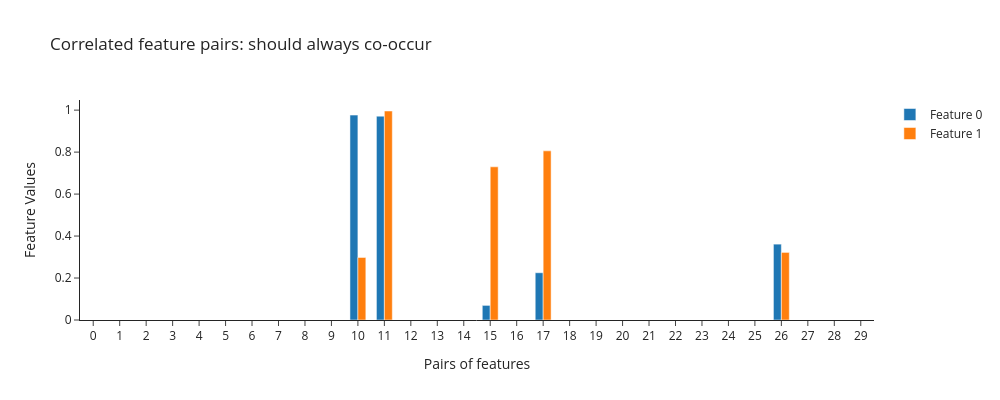
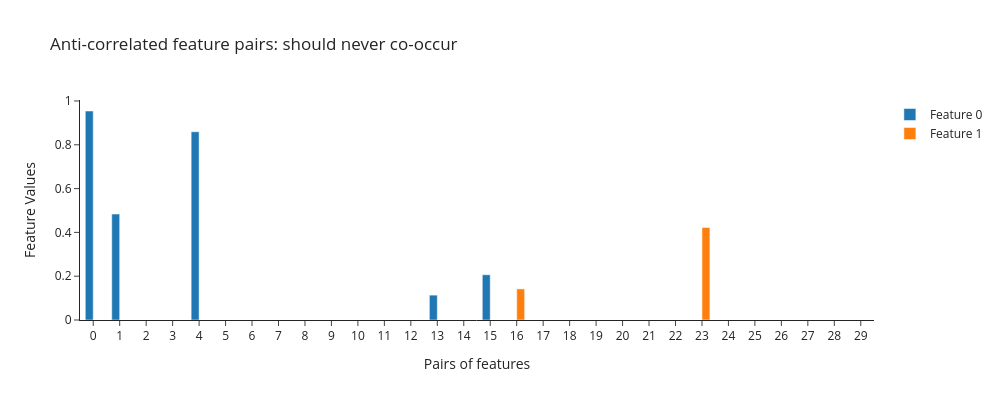

These figures' notebook cell, in order:
### Markdown cell above
We can also visualise these features, in the form of a bar chart. You should see the correlated features always co-occurring, and the anticorrelated features never co-occurring.

### Code cell
# Generate a batch of 4 features: first 2 are correlated, second 2 are anticorrelated
batch = model.generate_batch(batch_size=1)
correlated_feature_batch, anticorrelated_feature_batch = batch.split(2, dim=-1)

# Plot correlated features
utils.plot_correlated_features(
    correlated_feature_batch,
    title="Correlated feature pairs: should always co-occur",
)
utils.plot_correlated_features(
    anticorrelated_feature_batch,
    title="Anti-correlated feature pairs: should never co-occur",
)

### Figure 1 — Plotly figure (JSON) as saved in the notebook; plotly's stock layout.template omitted (floating-point values rounded to 4 significant figures)
{"data": [{"name": "Feature 0", "type": "bar", "y": [0.0, 0.0, 0.0, 0.0, 0.0, 0.0, 0.0, 0.0, 0.0, 0.0, 0.9764, 0.9714, 0.0, 0.0, 0.0, 0.06962, 0.0, 0.2252, 0.0, 0.0, 0.0, 0.0, 0.0, 0.0, 0.0, 0.0, 0.3615, 0.0, 0.0, 0.0]}, {"name": "Feature 1", "type": "bar", "y": [0.0, 0.0, 0.0, 0.0, 0.0, 0.0, 0.0, 0.0, 0.0, 0.0, 0.298, 0.9959, 0.0, 0.0, 0.0, 0.7299, 0.0, 0.806, 0.0, 0.0, 0.0, 0.0, 0.0, 0.0, 0.0, 0.0, 0.3221, 0.0, 0.0, 0.0]}], "layout": {"bargap": 0.4, "bargroupgap": 0.0, "height": 400, "title": {"text": "Correlated feature pairs: should always co-occur"}, "width": 1000, "xaxis": {"tickmode": "array", "tickvals": [0, 1, 2, 3, 4, 5, 6, 7, 8, 9, 10, 11, 12, 13, 14, 15, 16, 17, 18, 19, 20, 21, 22, 23, 24, 25, 26, 27, 28, 29], "title": {"text": "Pairs of features"}}, "yaxis": {"title": {"text": "Feature Values"}}}}

### Figure 2 — Plotly figure (JSON) as saved in the notebook; plotly's stock layout.template omitted (floating-point values rounded to 4 significant figures)
{"data": [{"name": "Feature 0", "type": "bar", "y": [0.9543, 0.4837, 0.0, 0.0, 0.8594, 0.0, 0.0, 0.0, 0.0, 0.0, 0.0, 0.0, 0.0, 0.1136, 0.0, 0.2066, 0.0, 0.0, 0.0, 0.0, 0.0, 0.0, 0.0, 0.0, 0.0, 0.0, 0.0, 0.0, 0.0, 0.0]}, {"name": "Feature 1", "type": "bar", "y": [0.0, 0.0, 0.0, 0.0, 0.0, 0.0, 0.0, 0.0, 0.0, 0.0, 0.0, 0.0, 0.0, 0.0, 0.0, 0.0, 0.1421, 0.0, 0.0, 0.0, 0.0, 0.0, 0.0, 0.4228, 0.0, 0.0, 0.0, 0.0, 0.0, 0.0]}], "layout": {"bargap": 0.4, "bargroupgap": 0.0, "height": 400, "title": {"text": "Anti-correlated feature pairs: should never co-occur"}, "width": 1000, "xaxis": {"tickmode": "array", "tickvals": [0, 1, 2, 3, 4, 5, 6, 7, 8, 9, 10, 11, 12, 13, 14, 15, 16, 17, 18, 19, 20, 21, 22, 23, 24, 25, 26, 27, 28, 29], "title": {"text": "Pairs of features"}}, "yaxis": {"title": {"text": "Feature Values"}}}}
